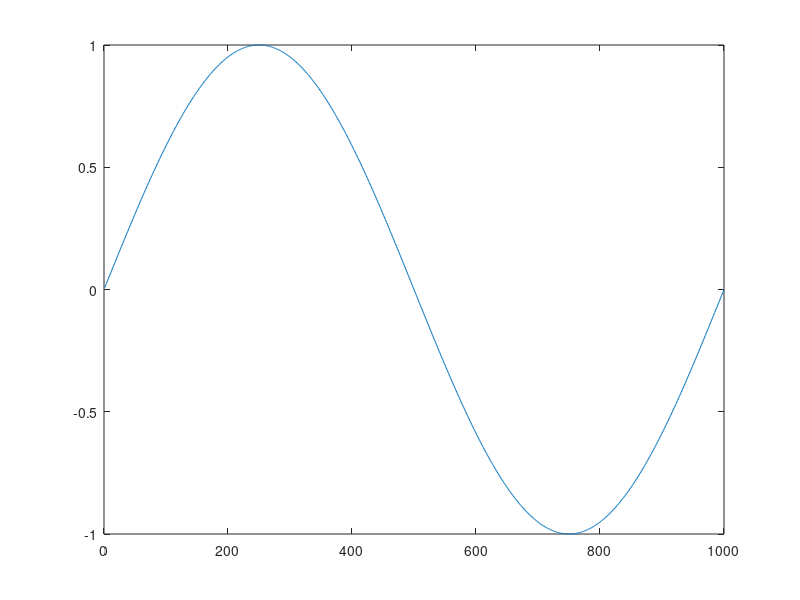

Reproduce this figure in MATLAB. (Note: this script raises an error after producing the figure.)
x = 1:1000;
y = sin(2*pi*x/1000);
    hLine = plot(x,y);
     StripChart('Initialize',gca)
     for i=1:1000
       StripChart('Update',hLine,y(i))
     end